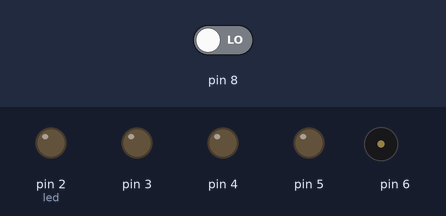
Simulated run of this sketch. Board: Arduino Uno, built with avr-gcc and run on an emulated ATmega328P. Shown: output pins drawn as LEDs (lit = HIGH), buzzer (waves = sounding). The test bench sets the inputs (shaded band); at power-on: pin 8 LOW.

Above: at 0.1 s.
At 10.6 s:
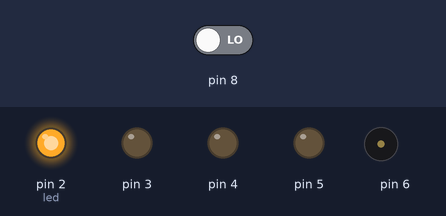
At 21.1 s:
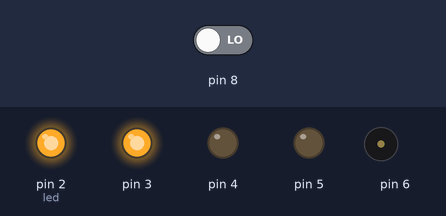
At 31.6 s:
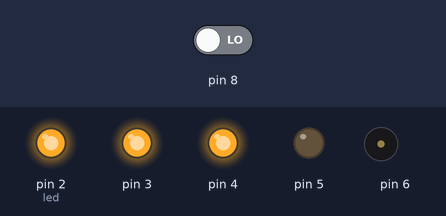
At 42.6 s:
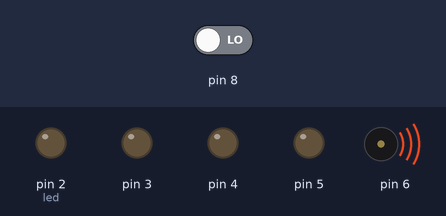
At 129.1 s:
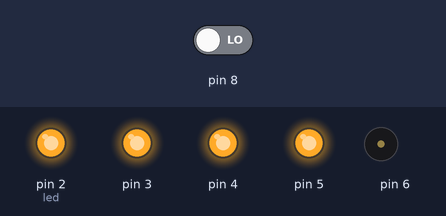
Timing chart, 0 to 130.0 s (numbered marks = the images above):
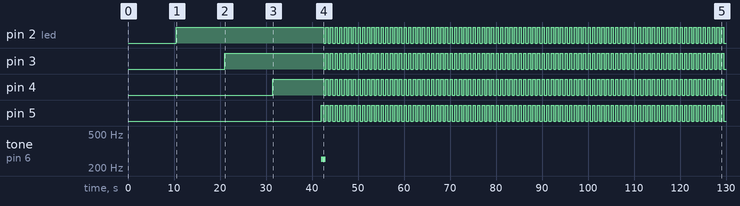

The sketch:

P8_Rellotge.ino
```cpp
unsigned long tprev = 0;
int esint = 0;
int esintprev = 0;
int led = 2;
long tint = 10000;

void setup() {
  for(int x = 2;x < 7;x++){
    pinMode(x,OUTPUT);
  }
  pinMode(8,INPUT);
}

void loop() {
  unsigned long tactual = millis();

  if(tactual - tprev > tint){
    tprev = tactual;
    digitalWrite(led,HIGH);
    led++;
    if(led == 6){
      tone(6,254,1000);
    }
  }
  esint = digitalRead(8);
  if(esint != esintprev){
    for(int x = 2;x < 6;x++){
      digitalWrite(x,LOW);
    }
    led = 2;
    tprev = tactual;
    esintprev = esint;
  }
  delay(500);
  while(led==6){
    for(int x = 1;x < 6;x++){
      digitalWrite(x,LOW);
    }
    delay(500);
    for(int x = 1;x < 6;x++){
      digitalWrite(x,HIGH);
    }
    delay(500);

    esint = digitalRead(8);
    if(esint != esintprev){
      for(int x = 2;x < 6;x++){
      digitalWrite(x,LOW);
    }
      led = 2;
      tprev = tactual;
      esintprev = esint;
    }
  }
}
```

Measured:
- by itself, pin 2 (led): LOW → HIGH at 10.5 s, → LOW 32.0 s later, → HIGH 0.50 s later, → LOW 0.50 s later, … (176 changes in this stretch)
- by itself, pin 3: LOW → HIGH at 21.0 s, → LOW 21.5 s later, → HIGH 0.50 s later, → LOW 0.50 s later, … (176 changes in this stretch)
- by itself, pin 4: LOW → HIGH at 31.5 s, → LOW 11.0 s later, → HIGH 0.50 s later, → LOW 0.50 s later, … (176 changes in this stretch)
- by itself, pin 5: LOW → HIGH at 42.0 s, → LOW 0.50 s later, → HIGH 0.50 s later, → LOW 0.50 s later, … (176 changes in this stretch)
- by itself, tone on pin 6: silent → 254 Hz at 42.0 s, → silent 1.0 s later
